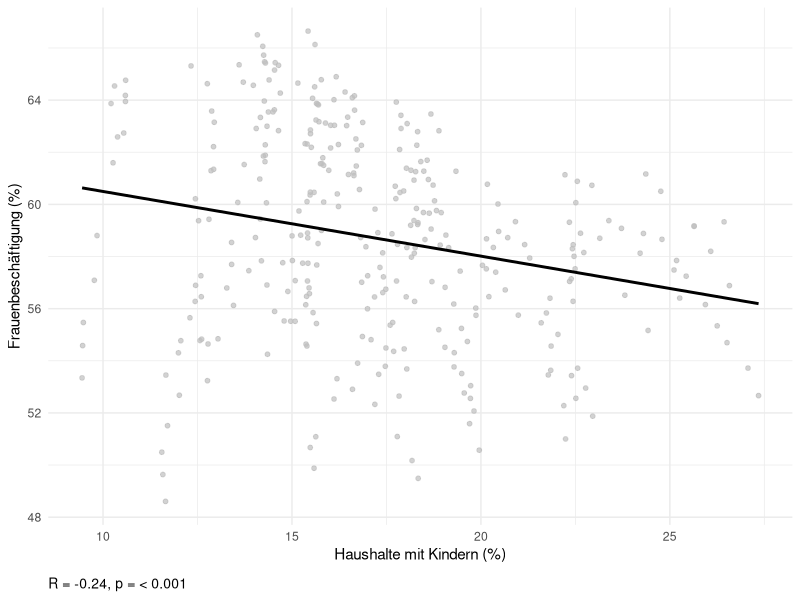

R code for this plot: (Note: this script raises an error after producing the figure.)
library(readxl)
library(tidyverse)
library(ggpubr)
library(ggplot2)
library(scales)

export_be <- read_excel("data/raw/export_be.xlsx")
be_sheet <- read_excel("data/raw/export_be.xlsx", sheet = "BEVÖLKERUNG")

export_ar <- read_excel("data/raw/export_ar.xlsx")
ar_sheet <- read_excel("data/raw/export_ar.xlsx", sheet = "ARBEITSMARKT")


all_districts_and_city <- be_sheet %>%
  filter(
    Indikator == "Haushalte mit Kindern",
    Ausprägung == "insgesamt"
  ) %>%
  mutate(
    hmk = 100 * `Basiswert 1` / `Basiswert 2`
  )

Sozialversicherungspflichtig_Beschäftigte_anteil_frau <- ar_sheet %>%
  filter(
    Indikator == "Sozialversicherungspflichtig Beschäftigte - Anteil",
    Ausprägung == "weiblich"
  ) %>%
  mutate(
    anteil = 100 * `Basiswert 1` / `Basiswert 2`
  )

korrelations_daten <- inner_join(
  all_districts_and_city, 
  Sozialversicherungspflichtig_Beschäftigte_anteil_frau, 
  by = c("Raumbezug", "Jahr")
)

korrelations_daten_clean <- korrelations_daten %>%
  filter(Raumbezug != "Stadt München")

test_res <- cor.test(korrelations_daten_clean$hmk, korrelations_daten_clean$anteil)
p_txt <- ifelse(test_res$p.value < 0.001, "< 0.001", round(test_res$p.value, 3))
fussnote_text <- paste0("R = ", round(test_res$estimate, 2), ", p = ", p_txt)

hmk_korr_gesamt_sw <- ggplot(korrelations_daten_clean, aes(x = hmk, y = anteil)) +
  geom_point(size = 1.3, color = "grey", alpha = 0.7) +
  geom_smooth(method = "lm", color = "black", se = FALSE, linewidth = 1) +labs(
    x = "Haushalte mit Kindern (%)",
    y = "Frauenbeschäftigung (%)",
    caption = fussnote_text
  ) +
  theme_minimal() +
  theme(
    plot.caption = element_text(hjust = 0, size = 10, margin = margin(t = 10))
  )

hmk_korr_gesamt_sw
saveRDS(hmk_korr_gesamt_sw, "results/figures/Haushalt_mit_Kindern/hmk_korr_gesamt_sw.rds")


# -----------------------------------------------------------------------
hmk_point_line_nach_jahr_color <- ggplot(korrelations_daten_clean, aes(x = hmk, y = anteil)) +
  geom_smooth(aes(color = Jahr, group = Jahr),
              method = "lm", se = FALSE, linewidth = 1.1, alpha = 0.8) +
  geom_point(aes(color = Jahr), size = 1.1, alpha = 0.5) +
  geom_smooth(aes(group = 1), method = "lm", color = "black", linewidth = 1.1, se = FALSE) +
  scale_color_gradient(
    low = "#e5f5e0", 
    high = "#238b45",
    breaks = pretty_breaks(n = 5) 
  ) +
  coord_cartesian(xlim = c(8, 28), ylim = c(48, 68)) +
  labs(
    x = "Haushalte mit Kindern (%)",
    y = "Frauenbeschäftigung (%)",
    color = "Jahr"
  ) +
  theme_minimal() +
  guides(color = guide_colorbar(barwidth = 1, barheight = 10))

hmk_point_line_nach_jahr_color
saveRDS(hmk_point_line_nach_jahr_color, "results/figures/Haushalt_mit_Kindern/hmk_korr_point_line_nach_jahr_color.rds")
